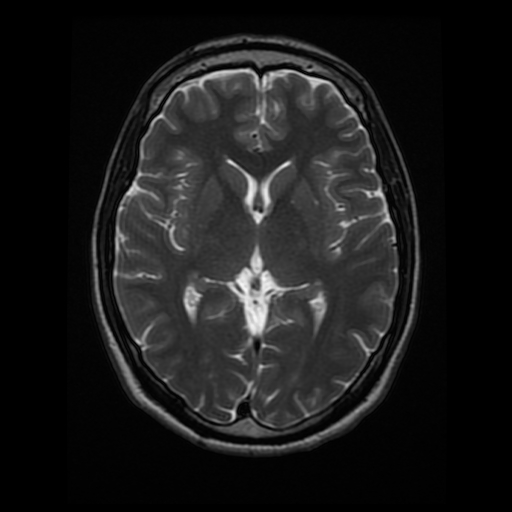
#> input picture brain.jpg, 512 x 512 px
$ python lowpassfilter.py
#> lines starting #> are read from the running program, lines starting #| are printed output that depends on the picture
import numpy as np
import matplotlib.pyplot as plt
import cv2

image = cv2.imread('brain.jpg')
#> image is the input picture: shape (512, 512, 3); min 0, max 247, mean 26.9
image_copy=np.copy(image)
image_copy= cv2.cvtColor(image_copy,cv2.COLOR_BGR2RGB)


gray= cv2.cvtColor(image_copy,cv2.COLOR_BGR2GRAY)
#CREATING A GAUSSIAN BLUR WITH FIELD AS STAN DARD DEVIATION AND SECOND FIELD IS KERNEL MATRIX ORDER

gray_blur =cv2.GaussianBlur(gray,(5,5),0)

f,(ax1,ax2)=plt.subplots(1,2, figsize=(20,10))

ax1.set_title('original_gray')
ax1.imshow(gray,cmap='gray')

ax2.set_title('blurred_image')
ax2.imshow(gray_blur,cmap='gray')
plt.show()
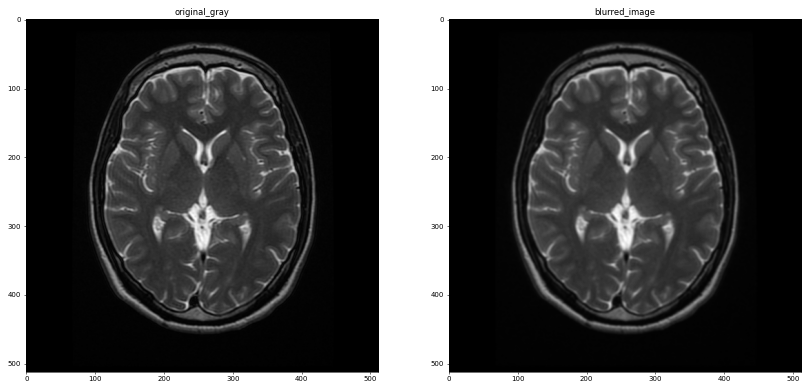
#> figure drawn by matplotlib, 2 panels

sobel_x= np.array([[-1, 0, 1],[-2,0,2 ],[-1,0,1]])


#convolution we use filter2d Function of cv

filtered= cv2.filter2D(gray,-1,sobel_x)
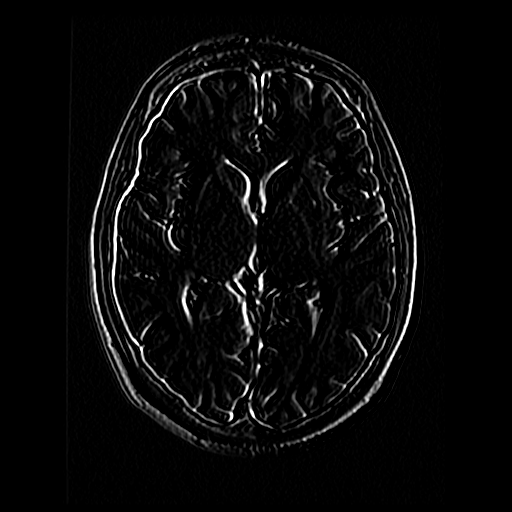
#> filtered: shape (512, 512); min 0, max 255, mean 9.8
filtered_blured= cv2.filter2D(gray_blur,-1,sobel_x)
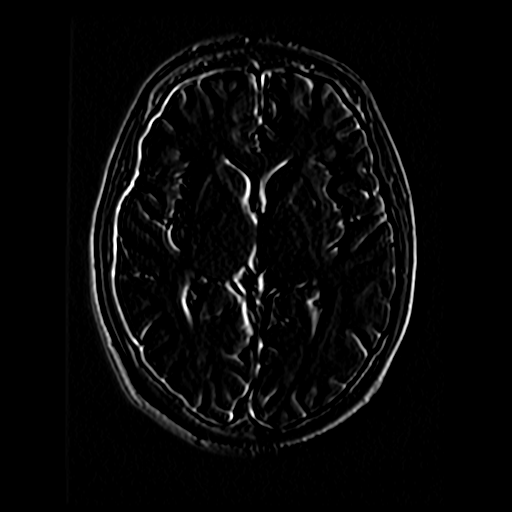
#> filtered_blured: shape (512, 512); min 0, max 255, mean 7.9


f,(ax1,ax2)=plt.subplots(1,2, figsize=(20,10))

ax1.set_title('original_gray')
ax1.imshow(filtered,cmap='gray')

ax2.set_title('blurred_image')
ax2.imshow(filtered_blured,cmap='gray')
plt.show()
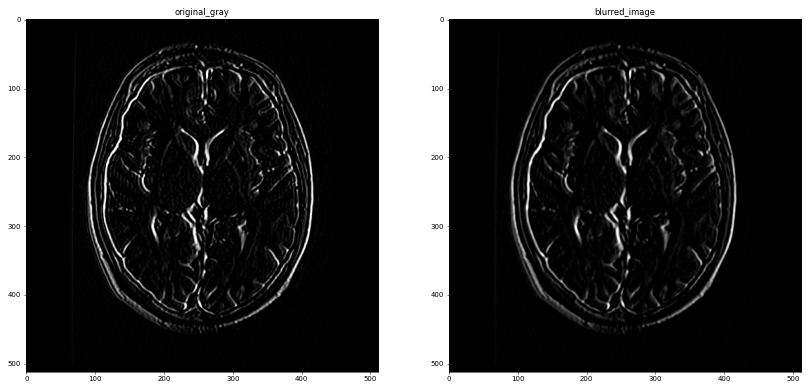
#> figure drawn by matplotlib, 2 panels

$ run again, with bookpage.jpg copied over brain.jpg
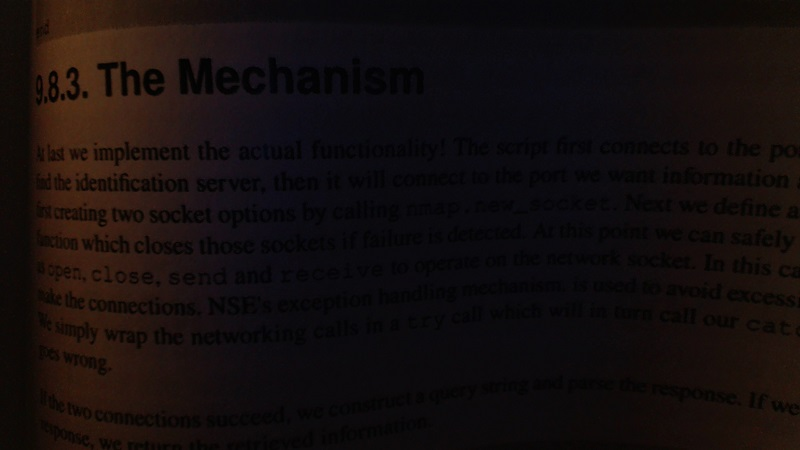
#> input picture bookpage.jpg, 800 x 450 px
#> image is the input picture: shape (450, 800, 3); mean B, G, R 13.4, 13.6, 20.3
#> `filtered= cv2.filter2D(gray,-1,sobel_x)`:
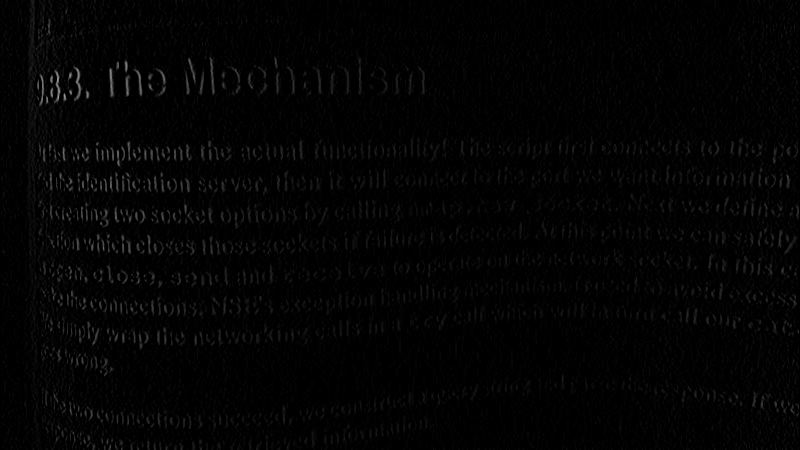
#> filtered: shape (450, 800); min 0, max 159, mean 3.4
#> `plt.show()`:
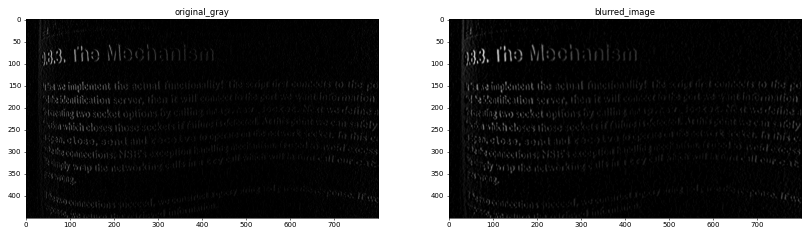
#> figure drawn by matplotlib, 2 panels
